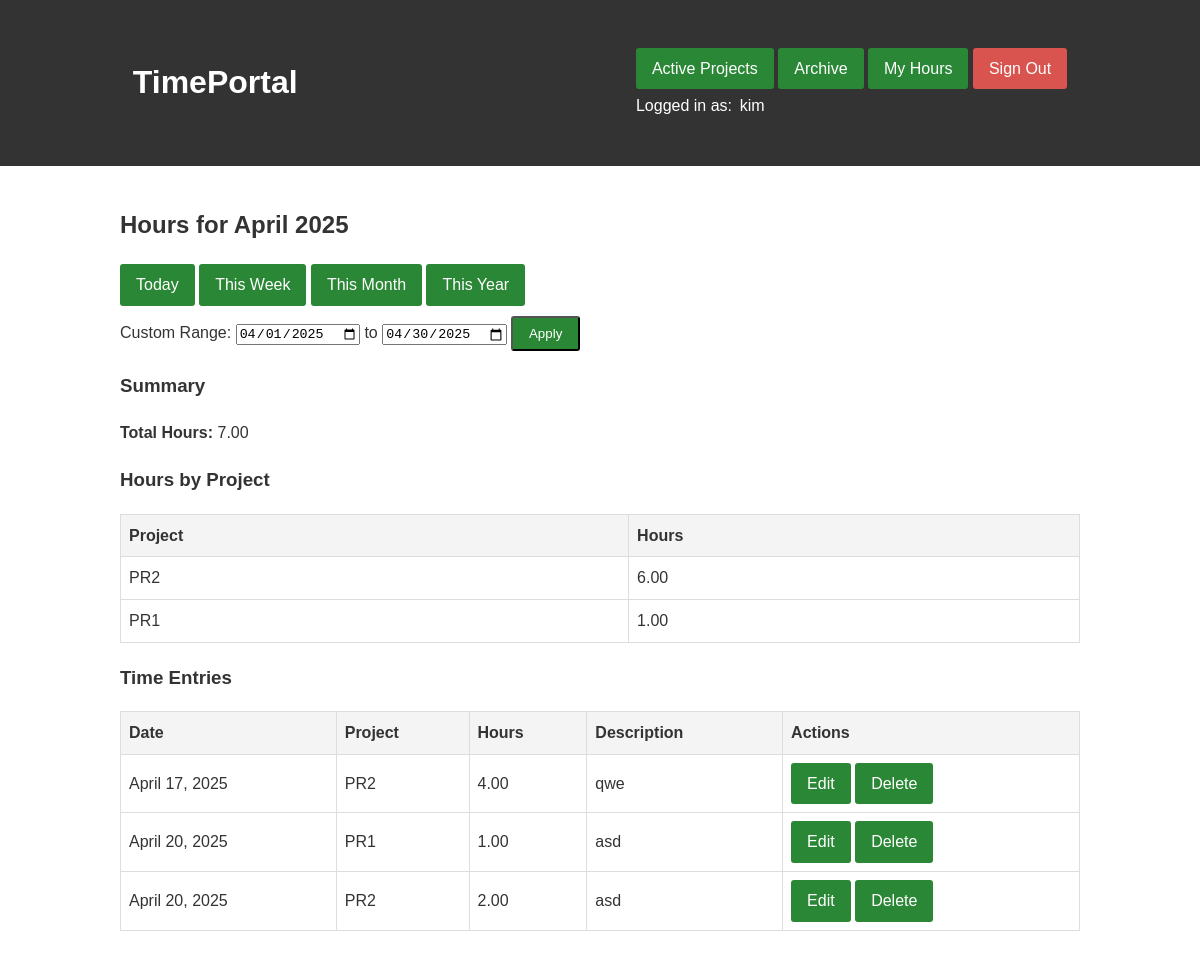
/user/hours/?filter=month (signed in), run on the app's committed database.
### projects/models.py (models this page shows, shortened)
class Project(models.Model):
    name = models.CharField(max_length=200)
    description = models.TextField(blank=True)
    start_date = models.DateField()
    end_date = models.DateField(null=True, blank=True)
    customer = models.ForeignKey('Customer', on_delete=models.SET_NULL, null=True, blank=True)
    is_spot_service = models.BooleanField(default=False)
    hour_rate = models.DecimalField(max_digits=10, decimal_places=2, null=True, blank=True)
    user = models.ForeignKey(User, on_delete=models.CASCADE, related_name='projects')
    is_finished = models.BooleanField(default=False)

class TimeEntry(models.Model):
    project = models.ForeignKey(Project, on_delete=models.CASCADE)
    user = models.ForeignKey(User, on_delete=models.CASCADE)
    date = models.DateField()
    hours = models.DecimalField(max_digits=5, decimal_places=2)
    description = models.TextField(blank=True)

### projects/views.py (the view, shortened to what this page needs)
# urls.py: path('user/hours/', views.user_hours_overview, name='user_hours_overview'),
@login_required
def user_hours_overview(request):
    today = timezone.now().date()
    filter_type = request.GET.get('filter', 'week')
    if filter_type == 'day':
        start_date = today
        end_date = today
        title = f"Hours for {today}"
    elif filter_type == 'week':
        start_date = today - timedelta(days=today.weekday())
        end_date = start_date + timedelta(days=6)
        title = f"Hours for week {start_date} to {end_date}"
    elif filter_type == 'month':
        start_date = today.replace(day=1)
        if today.month == 12:
            end_date = today.replace(year=today.year+1, month=1, day=1) - timedelta(days=1)
        else:
            end_date = today.replace(month=today.month+1, day=1) - timedelta(days=1)
        title = f"Hours for {start_date.strftime('%B %Y')}"
    elif filter_type == 'year':
        start_date = today.replace(month=1, day=1)
        end_date = today.replace(month=12, day=31)
        title = f"Hours for {today.year}"
    entries = TimeEntry.objects.filter(
        user=request.user,
        date__gte=start_date,
        date__lte=end_date
    ).order_by('date')
    total_hours = sum(entry.hours for entry in entries)
    projects_data = {}
    for entry in entries:
        if entry.project.id not in projects_data:
            projects_data[entry.project.id] = {
                'name': entry.project.name,
                'hours': 0,
                'entries': []
            }
        projects_data[entry.project.id]['hours'] += entry.hours
        projects_data[entry.project.id]['entries'].append(entry)
    return render(request, 'projects/user_hours_overview.html', {
        'title': title,
        'filter_type': filter_type,
        'start_date': start_date,
        'end_date': end_date,
        'entries': entries,
        'total_hours': total_hours,
        'projects_data': projects_data.values(),
    })

### projects/templates/projects/user_hours_overview.html (shortened to what this page needs)
{% extends 'projects/base.html' %}
{% load tz %}
{% block content %}
    <h2>{{ title }}</h2>
    <div class="filter-controls" style="margin-bottom: 20px;">
        <form method="get" action="{% url 'user_hours_overview' %}">
            <div style="margin-bottom: 10px;">
                <a href="{% url 'user_hours_overview' %}?filter=day" class="btn {% if filter_type == 'day' %}active{% endif %}">Today</a>
                <a href="{% url 'user_hours_overview' %}?filter=week" class="btn {% if filter_type == 'week' %}active{% endif %}">This Week</a>
                <a href="{% url 'user_hours_overview' %}?filter=month" class="btn {% if filter_type == 'month' %}active{% endif %}">This Month</a>
                <a href="{% url 'user_hours_overview' %}?filter=year" class="btn {% if filter_type == 'year' %}active{% endif %}">This Year</a>
            </div>
            <div style="margin-bottom: 10px;">
                <label for="start_date">Custom Range:</label>
                <input type="date" id="start_date" name="start_date" value="{{ start_date|date:'Y-m-d' }}">
                <label for="end_date">to</label>
                <input type="date" id="end_date" name="end_date" value="{{ end_date|date:'Y-m-d' }}">
                <button type="submit" class="btn">Apply</button>
            </div>
        </form>
    </div>
    <div class="summary" style="margin-bottom: 20px;">
        <h3>Summary</h3>
        <p><strong>Total Hours:</strong> {{ total_hours }}</p>
    </div>
    <div class="projects-summary" style="margin-bottom: 20px;">
        <h3>Hours by Project</h3>
        {% if projects_data %}
            <table>
                <thead>
                    <tr>
                        <th>Project</th>
                        <th>Hours</th>
                    </tr>
                </thead>
                <tbody>
                    {% for project in projects_data %}
                    <tr>
                        <td>{{ project.name }}</td>
                        <td>{{ project.hours }}</td>
                    </tr>
                    {% endfor %}
                </tbody>
            </table>
        {% else %}
            <p>No hours recorded for this period.</p>
        {% endif %}
    </div>
    <div class="time-entries">
        <h3>Time Entries</h3>
        {% if entries %}
            <table>
                <thead>
                    <tr>
                        <th>Date</th>
                        <th>Project</th>
                        <th>Hours</th>
                        <th>Description</th>
                        <th>Actions</th>
                    </tr>
                </thead>
                <tbody>
                    {% for entry in entries %}
                    <tr>
                        <td>{{ entry.date }}</td>
                        <td>{{ entry.project.name }}</td>
                        <td>{{ entry.hours }}</td>
                        <td>{{ entry.description }}</td>
                        <td>
                            <a href="{% url 'edit_time_entry' entry.id %}" class="btn">Edit</a>
                            <a href="{% url 'delete_time_entry' entry.id %}" class="btn btn-danger">Delete</a>
                        </td>
                    </tr>
                    {% endfor %}
                </tbody>
            </table>
        {% else %}
            <p>No time entries recorded for this period.</p>
        {% endif %}
    </div>
{% endblock %}

### projects/templates/projects/base.html (shortened to what this page needs)
<!DOCTYPE html>
<html>
<head>
</head>
<body>
    <header>
        <div class="container">
            <div class="header-content">
                <h1><a href="{% url 'project_list' %}">TimePortal</a></h1>
                {% if user.is_authenticated %}
                <div>
                    <a href="{% url 'project_list' %}" class="btn">Active Projects</a>
                    <a href="{% url 'project_archive' %}" class="btn">Archive</a>
                    <a href="{% url 'user_hours_overview' %}" class="btn">My Hours</a>
                    <a href="{% url 'logout' %}" class="btn btn-logout">Sign Out</a>
                    <br>
                    <div id="user-info">
                        <span>Logged in as:</span>
                        <span>{{ user.username }}</span>
                    </div>
                </div>
                {% endif %}
            </div>
        </div>
    </header>
    <div class="container">
        {% block content %}{% endblock %}
    </div>
</body>
</html>

### projects/templates/projects/base.html (style rules this page uses)
body { font-family: Arial, sans-serif; line-height: 1.6; margin: 0; padding: 0; color: #333; }
.container { width: 80%; margin: 0 auto; padding: 20px; }
header { background: #333; color: #fff; padding: 1rem; }
header a { color: #fff; text-decoration: none; }
.header-content { display: flex; justify-content: space-between; align-items: center; }
.btn { display: inline-block; background: #333; color: #fff; padding: 0.5rem 1rem; text-decoration: none; border-radius: 3px; background: #2a8735; }
.btn-logout { background: #d9534f; }
table { width: 100%; border-collapse: collapse; margin: 1rem 0; }
table, th, td { border: 1px solid #ddd; }
th, td { padding: 0.5rem; text-align: left; }
th { background-color: #f4f4f4; }
#user-info { margin-top: 0.2rem; }
#user-info span { margin-right: 0.2rem; }

### data on the page
Project: name "PR2"
Project: name "PR1"
TimeEntry: date "April 17, 2025", project.name "PR2", hours "4.00", description "qwe"
TimeEntry: date "April 20, 2025", project.name "PR1", hours "1.00", description "asd"
TimeEntry: date "April 20, 2025", project.name "PR2", hours "2.00", description "asd"

### other printed values
{{ user.username }} "kim"
{{ title }} "Hours for April 2025"
{{ total_hours }} "7.00"
{{ project.hours }} "6.00" "1.00"
